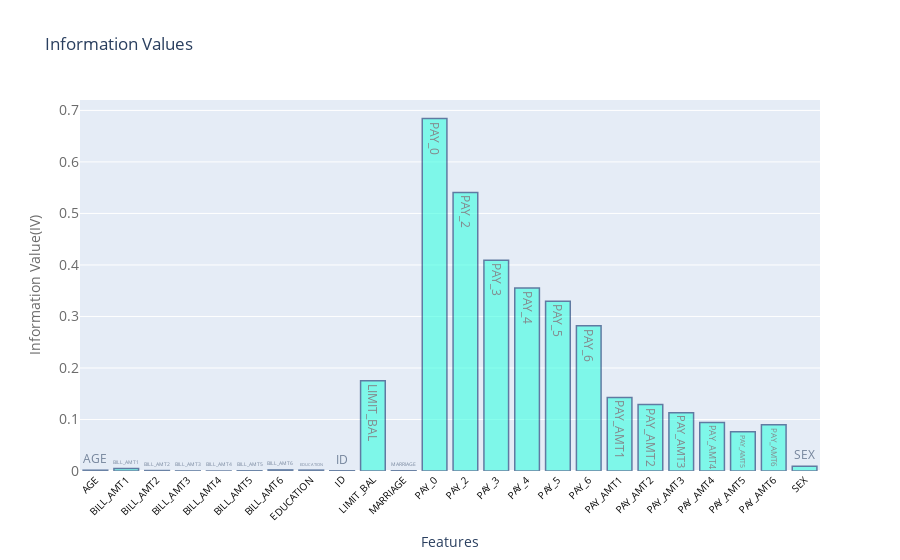

Write notebook code for a chart like this one.
### Markdown cell above
### Plotting the Information values

### Code cell
data = [go.Bar(
            x=IV['VAR_NAME'],
            y=IV['IV'],
            text=IV['VAR_NAME'],
            marker=dict(
            color='rgb(58,256,225)',
            line=dict(
            color='rgb(8,48,107)',
            width=1.5,
        )
    ),
    opacity=0.6
    )]


layout = go.Layout(
    title='Information Values',
        xaxis=dict(
        tickangle=-45,
        title='Features',
        tickfont=dict(
            size=10,
            color='rgb(7, 7, 7)'
        )
    ),
    yaxis=dict(
        title='Information Value(IV)',
        titlefont=dict(
            size=14,
            color='rgb(107, 107, 107)'
        ),
        tickfont=dict(
            size=14,
            color='rgb(107, 107, 107)'
        )
    ),
)

plotly.offline.iplot({
    "data": data,'layout':layout
})

### Figure 1 — Plotly figure (JSON) as saved in the notebook; plotly's stock layout.template omitted (floating-point values rounded to 4 significant figures)
{"data": [{"marker": {"color": "rgb(58,256,225)", "line": {"color": "rgb(8,48,107)", "width": 1.5}}, "opacity": 0.6, "text": ["AGE", "BILL_AMT1", "BILL_AMT2", "BILL_AMT3", "BILL_AMT4", "BILL_AMT5", "BILL_AMT6", "EDUCATION", "ID", "LIMIT_BAL", "MARRIAGE", "PAY_0", "PAY_2", "PAY_3", "PAY_4", "PAY_5", "PAY_6", "PAY_AMT1", "PAY_AMT2", "PAY_AMT3", "PAY_AMT4", "PAY_AMT5", "PAY_AMT6", "SEX"], "type": "bar", "x": ["AGE", "BILL_AMT1", "BILL_AMT2", "BILL_AMT3", "BILL_AMT4", "BILL_AMT5", "BILL_AMT6", "EDUCATION", "ID", "LIMIT_BAL", "MARRIAGE", "PAY_0", "PAY_2", "PAY_3", "PAY_4", "PAY_5", "PAY_6", "PAY_AMT1", "PAY_AMT2", "PAY_AMT3", "PAY_AMT4", "PAY_AMT5", "PAY_AMT6", "SEX"], "y": [0.001528, 0.005095, 0.0008651, 0.0001941, 5.661e-05, 0.0004367, 0.002051, 0.001679, 0.0005214, 0.1754, 0.0005234, 0.6842, 0.5409, 0.409, 0.3552, 0.3293, 0.2817, 0.1429, 0.129, 0.113, 0.09401, 0.07599, 0.08992, 0.00918]}], "layout": {"title": {"text": "Information Values"}, "xaxis": {"tickangle": -45, "tickfont": {"color": "rgb(7, 7, 7)", "size": 10}, "title": {"text": "Features"}}, "yaxis": {"tickfont": {"color": "rgb(107, 107, 107)", "size": 14}, "title": {"font": {"color": "rgb(107, 107, 107)", "size": 14}, "text": "Information Value(IV)"}}}}
